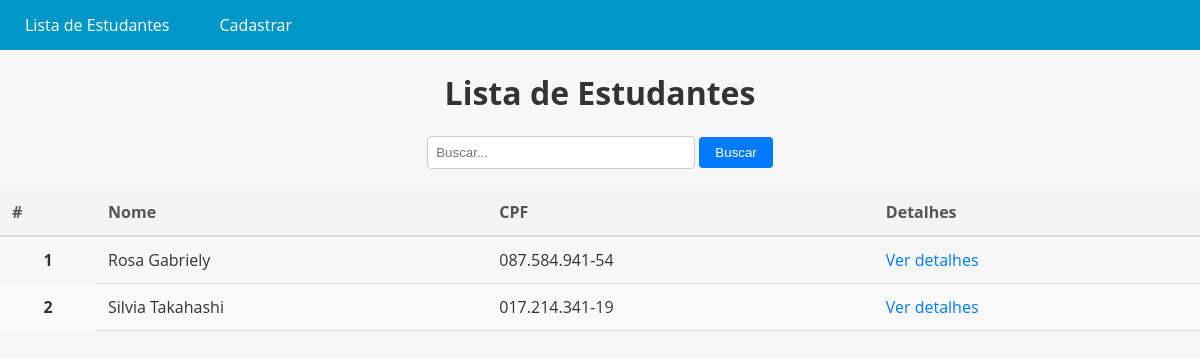
The app's page /, older data.
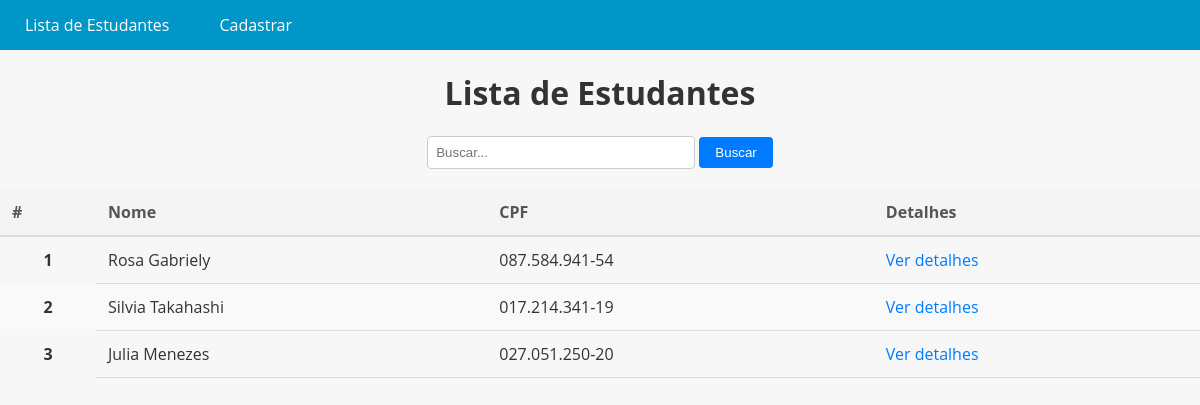
The same page, newer data.
### CadStudent/models.py (models this page shows, shortened)
class Student(models.Model):
    name = models.CharField(max_length=100, verbose_name='Nome')
    age = models.IntegerField(verbose_name='Idade')
    cpf = models.CharField(max_length=15, unique=True, verbose_name='CPF')
    birth_date = models.DateField(max_length=12, verbose_name='Data de nascimento')
    course_period = models.CharField(max_length=50, verbose_name='Periodo do Curso')
    courses = models.ManyToManyField(Course, verbose_name='Curso')
    photo = models.ImageField(upload_to='CadStudent/', null=False, blank=False, verbose_name='Foto do estudante')

### CadStudent/views.py (the view)
# urls.py: path('', views.student_list, name='student_list'),
def student_list(request):
    query = request.GET.get('q')
    if query:
        students = Student.objects.filter(
            Q(name__icontains=query) | Q(cpf__icontains=query) | Q(courses__name__icontains=query)
        ).distinct()
    else:
        students = Student.objects.all()
    return render(request, 'CadStudent/student_list.html', {'students': students})

### CadStudent/templates/CadStudent/student_list.html
{% extends 'CadStudent/base.html' %}
{% load static %}
{% block content %}
<link rel="stylesheet" href="{% static 'CadStudent/css/style.css' %}">
<h1 style="text-align: center;">Lista de Estudantes</h1>
<form method="GET" action=".">
    <input type="text" name="q" placeholder="Buscar..." value="{{ request.GET.q }}">
    <button type="submit">Buscar</button>
</form>
{% if students %}
<table class="table">
    <thead>
        <tr>
            <th scope="col">#</th>
            <th scope="col">Nome</th>
            <th scope="col">CPF</th>
            <th scope="col">Detalhes</th>
        </tr>
    </thead>
    <tbody>
        {% for student in students %}
        <tr>
            <th scope="row">{{ forloop.counter }}</th>
            <td>{{ student.name }}</td>
            <td>{{ student.cpf }}</td>
            <td><a href="{% url 'student_detail' student.pk %}">Ver detalhes</a></td>
        </tr>
        {% empty %}
        <tr>
            <td colspan="4">Nenhum estudante encontrado.</td>
        </tr>
        {% endfor %}
    </tbody>
</table>
{% else %}
<p>Nenhum estudante encontrado.</p>
{% endif %}
{% endblock %}

Row changes from the older to the newer data that the page shows:
added Student: name "Julia Menezes", cpf "027.051.250-20"
